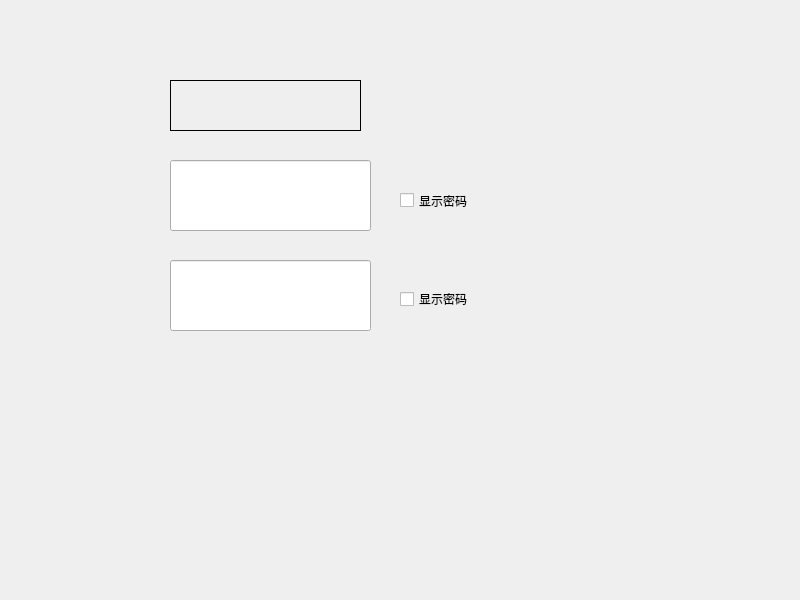
<?xml version="1.0" encoding="UTF-8"?>
<ui version="4.0">
 <class>Widget</class>
 <widget class="QWidget" name="Widget">
  <property name="geometry">
   <rect>
    <x>0</x>
    <y>0</y>
    <width>800</width>
    <height>600</height>
   </rect>
  </property>
  <property name="windowTitle">
   <string>Widget</string>
  </property>
  <widget class="QLabel" name="label">
   <property name="geometry">
    <rect>
     <x>170</x>
     <y>80</y>
     <width>191</width>
     <height>51</height>
    </rect>
   </property>
   <property name="frameShape">
    <enum>QFrame::Box</enum>
   </property>
   <property name="text">
    <string/>
   </property>
  </widget>
  <widget class="QLineEdit" name="lineEdit">
   <property name="geometry">
    <rect>
     <x>170</x>
     <y>160</y>
     <width>201</width>
     <height>71</height>
    </rect>
   </property>
  </widget>
  <widget class="QLineEdit" name="lineEdit_2">
   <property name="geometry">
    <rect>
     <x>170</x>
     <y>260</y>
     <width>201</width>
     <height>71</height>
    </rect>
   </property>
  </widget>
  <widget class="QCheckBox" name="checkBox">
   <property name="geometry">
    <rect>
     <x>400</x>
     <y>190</y>
     <width>111</width>
     <height>21</height>
    </rect>
   </property>
   <property name="text">
    <string>显示密码</string>
   </property>
  </widget>
  <widget class="QCheckBox" name="checkBox_2">
   <property name="geometry">
    <rect>
     <x>400</x>
     <y>290</y>
     <width>121</width>
     <height>18</height>
    </rect>
   </property>
   <property name="text">
    <string>显示密码</string>
   </property>
  </widget>
 </widget>
 <resources/>
 <connections/>
</ui>
